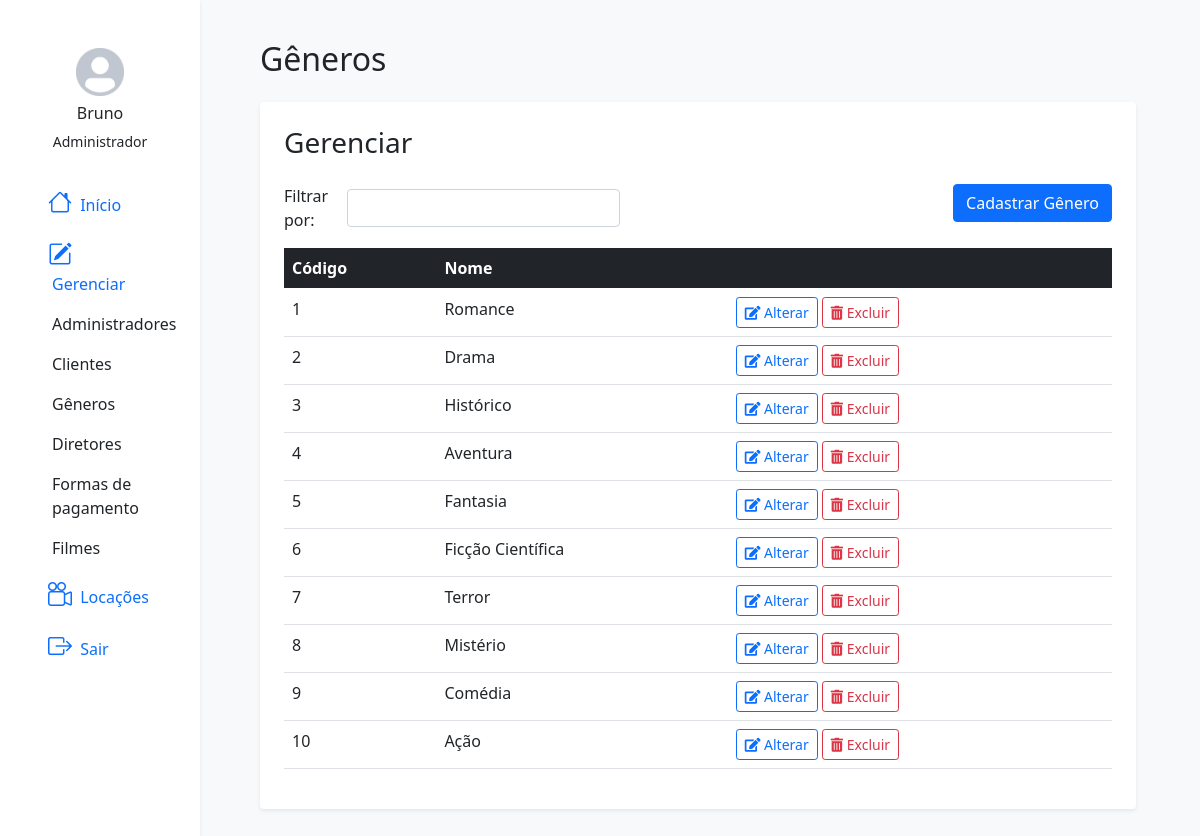
The app's page /admin/dashboard/generos/index.php (signed in) with its own data.
### tables this page shows
CREATE TABLE `genero` (
  `codigo` int(11) NOT NULL,
  `nome` varchar(45) DEFAULT NULL
);

### app/models/Model.php (called while the page is built, shortened)
<?php
abstract class Model implements ModelInterface{
    public function __construct(){
        $this->DB = new DB();
    }
}

### app/db/DB.php (called while the page is built, shortened)
<?php
class DB{
    protected $connection;
    public function __construct(){
        try{
             $this->connection = new \PDO("mysql:host=".DB_IP.";dbname=".DB_NAME, DB_USERNAME, DB_PASSWORD);
        }catch(\PDOException $e){
            @session_start();
            $_SESSION["last_error"] = $e;
            throw new \PDOException("Erro no banco de dados", 500);
        }
    }
    public function execute(string $sql){
        try{
            return $this->connection->query($sql);
        }catch(\PDOException $e){
            @session_start();
            $_SESSION["last_error"] = $e;
            header("Location: /errors/500.php");
        }
    }
}

### app/models/genero/Genero.php (called while the page is built, shortened)
<?php
class Genero extends Model{
    protected string $table = "genero";
    public function getAll() : array{
        $pdo =  $this->DB->execute("SELECT * FROM $this->table");
        if ( $pdo->rowCount() > 0) {
         return $pdo->fetchAll(\PDO::FETCH_ASSOC);
        }
        return [];
    }
}

### public/admin/dashboard/generos/index.php (the view, shortened to what this page needs)
<?php
$genero = new Genero();
$generoEntity = new GeneroEntity();
if ($_SERVER['REQUEST_METHOD'] == "POST") {
    $generoEntity->nome = $_POST["filtro"];
    $generos = $genero->find($generoEntity);
} else {
    $generos = $genero->getAll();
}
?>
<!DOCTYPE html>
<body>
    <div class="container-fluid">
        <div class="row flex-nowrap">
            <?php require("..\componentes\side-bar.php"); ?>
            <div class="col-auto col-md-9 ms-5 mt-4 bg-light py-3">
                <h2>Gêneros</h2>
                <div class="container d-flex bg-white ms-0 py-4 px-4 rounded shadow-sm">
                    <form action="" method="post" class="gap-2 w-100">
                        <div class="title pb-2">
                            <h3>Gerenciar</h3>
                        </div>
                        <div class="mt-2">
                            <div class="">
                                <div class="div d-flex justify-content-between mb-3">
                                    <div class="d-flex flex-row align-items-center">
                                        <p class="m-0 flex-fill">Filtrar por:</p>
                                        <input type="text" class="form-control w-100" name="filtro" id="">
                                    </div>
                                    <div class="div">
                                        <a href="create.php" class="btn btn-primary">Cadastrar Gênero</a>
                                    </div>
                                </div>
                                <table class="table table-hover rounded">
                                    <thead class="bg-dark text-white">
                                        <tr>
                                            <th scope="col">Código</th>
                                            <th scope="col">Nome</th>
                                            <th scope="col"></th>
                                        </tr>
                                    </thead>
                                    <tbody class="">
                                        <?php foreach ($generos as $genero): ?>
                                            <tr>
                                                <td scope="row"> <?= $genero['codigo'] ?> </td>
                                                <td> <?= $genero['nome'] ?> </td>
                                                <td>
                                                    <a class="btn btn-outline-primary btn-sm ml-2" href="update.php?id=<?= $genero['codigo'] ?>">
                                                        <i class="fas fa-edit"></i> Alterar
                                                    </a>
                                                    <a type="button" class="btn btn-outline-danger btn-sm ml-2" href="delete.php?id=<?= $genero['codigo'] ?>">
                                                        <i class="fas fa-trash-alt"></i> Excluir
                                                    </a>
                                                </td>
                                            </tr>
                                        <?php endforeach; ?>
                                    </tbody>
                                </table>
                            </div>
                        </div>
                    </form>
                </div>
            </div>
        </div>
    </div>
</body>
</html>

### records on screen
genero: codigo "1", nome "Romance"
genero: codigo "2", nome "Drama"
genero: codigo "3", nome "Histórico"
genero: codigo "4", nome "Aventura"
genero: codigo "5", nome "Fantasia"
genero: codigo "6", nome "Ficção Científica"
genero: codigo "7", nome "Terror"
genero: codigo "8", nome "Mistério"
genero: codigo "9", nome "Comédia"
genero: codigo "10", nome "Ação"

### other values on screen
$dados_admin["nome"] "Bruno"
